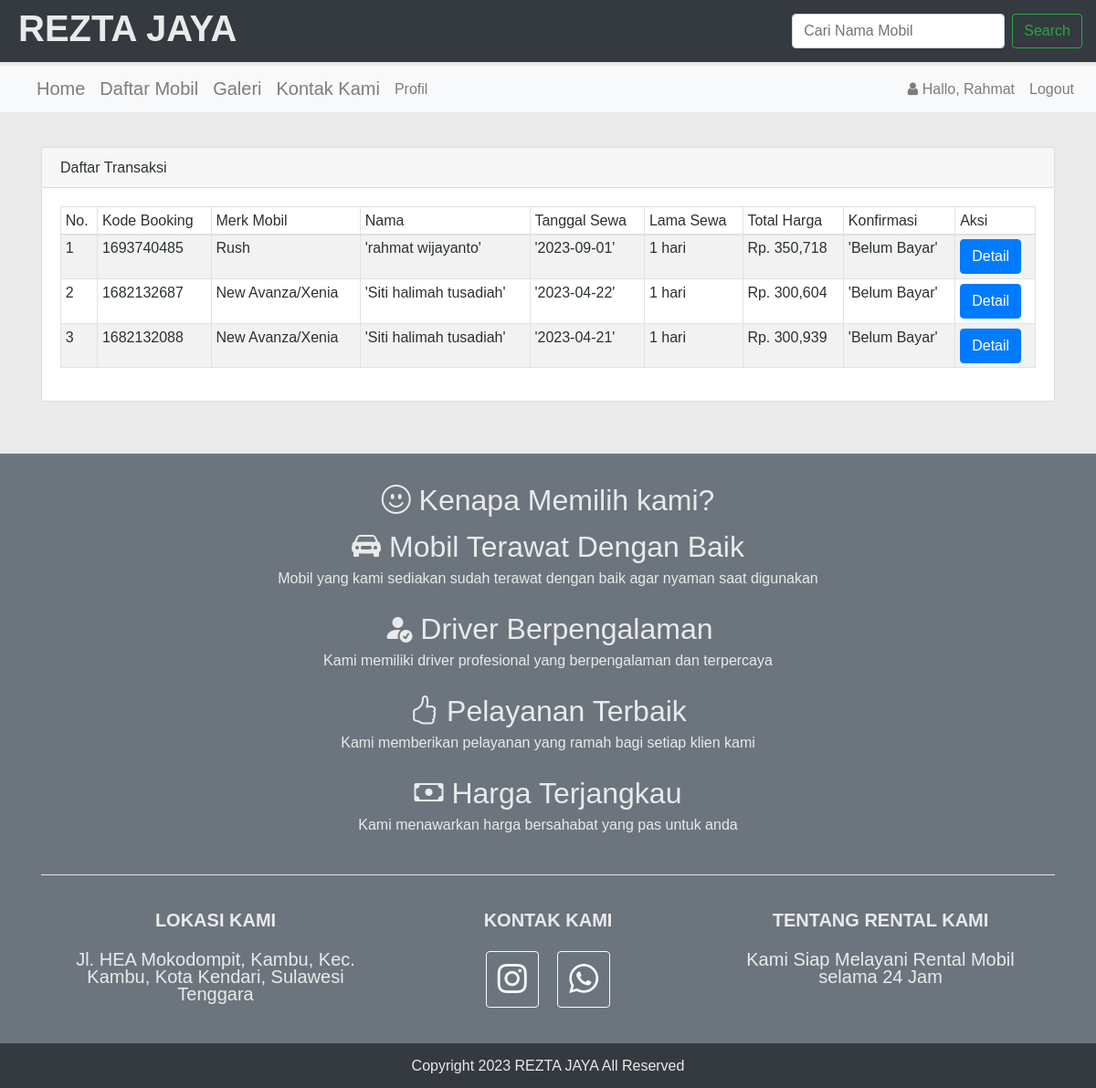
Screenshot of /history.php (signed in) with the database file from the repository.
### tables this page shows
CREATE TABLE `infoweb` (
  `id` int(11) NOT NULL,
  `nama_rental` varchar(255) DEFAULT NULL,
  `telp` varchar(15) DEFAULT NULL,
  `alamat` text DEFAULT NULL,
  `email` varchar(255) DEFAULT NULL,
  `no_rek` text DEFAULT NULL,
  `updated_at` timestamp NOT NULL DEFAULT current_timestamp()
);

CREATE TABLE `booking` (
  `id_booking` int(11) NOT NULL,
  `kode_booking` varchar(255) NOT NULL,
  `id_login` int(11) NOT NULL,
  `id_mobil` int(11) NOT NULL,
  `ktp` varchar(255) NOT NULL,
  `nama` varchar(255) NOT NULL,
  `alamat` varchar(255) NOT NULL,
  `no_tlp` varchar(15) NOT NULL,
  `tanggal` varchar(255) NOT NULL,
  `lama_sewa` int(11) NOT NULL,
  `total_harga` int(11) NOT NULL,
  `konfirmasi_pembayaran` varchar(255) NOT NULL,
  `tgl_input` varchar(255) NOT NULL
);

CREATE TABLE `mobil` (
  `id_mobil` int(11) NOT NULL,
  `merk` varchar(255) NOT NULL,
  `harga` int(255) NOT NULL,
  `deskripsi` varchar(255) NOT NULL,
  `status` varchar(255) NOT NULL,
  `gambar` text NOT NULL
);

### koneksi/koneksi.php (called while the page is built, shortened)
<?php
    $user = 'u1593493_reztajy';
    $pass = 'Kolono12@';
    $koneksi = new PDO("mysql:host=localhost;dbname=u1593493_reztajy", $user,$pass);
    $url = "http://reztajaya.com/";
    $sql_web = "SELECT * FROM infoweb WHERE id = 1";
    $row_web = $koneksi->prepare($sql_web);
    $row_web->execute();
    $info_web = $row_web->fetch(PDO::FETCH_OBJ);
?>

### history.php (the view, shortened to what this page needs)
<?php
    require 'koneksi/koneksi.php';
    include 'header.php';
    $hasil = $koneksi->query("SELECT mobil.merk, booking.* FROM booking JOIN mobil ON
    booking.id_mobil=mobil.id_mobil ORDER BY id_booking DESC")->fetchAll();
?>
<br>
<br>
<div class="container">
<div class="row">
    <div class="col-sm-12">
         <div class="card">
            <div class="card-header">
                Daftar Transaksi
            </div>
            <div class="card-body">
                <table class="table table-striped table-bordered table-sm">
                    <thead>
                        <tr>
                            <th>No. </th>
                            <th>Kode Booking</th>
                            <th>Merk Mobil</th>
                            <th>Nama </th>
                            <th>Tanggal Sewa </th>
                            <th>Lama Sewa </th>
                            <th>Total Harga</th>
                            <th>Konfirmasi</th>
                            <th>Aksi</th>
                        </tr>
                    </thead>
                    <tbody>
                        <?php  $no=1; foreach($hasil as $isi){?>
                        <tr>
                            <td><?php echo $no;?></td>
                            <td><?= $isi['kode_booking'];?></td>
                            <td><?= $isi['merk'];?></td>
                            <td><?= $isi['nama'];?></td>
                            <td><?= $isi['tanggal'];?></td>
                            <td><?= $isi['lama_sewa'];?> hari</td>
                            <td>Rp. <?= number_format($isi['total_harga']);?></td>
                            <td><?= $isi['konfirmasi_pembayaran'];?></td>
                            <td>
                                <a class="btn btn-primary" href="bayar.php?id=<?= $isi['kode_booking'];?>"
                                role="button">Detail</a>
                            </td>
                        </tr>
                        <?php $no++;}?>
                    </tbody>
                </table>
           </div>
         </div>
    </div>
</div>
</div>
<br>
<br>
<br>
<?php include 'footer.php';?>

### header.php (shortened to what this page needs)
<!doctype html>
<html lang="en">
  <head>
    <link rel="stylesheet" href="assets/css/bootstrap.css" >
    <link rel="stylesheet" href="assets/css/font-awesome.css" >
    <link rel="stylesheet" href="cssku/style.css">
  <path d="M2.146 2.854a.5.5 0 1 1 .708-.708L8 7.293l5.146-5.147a.5.5 0 0 1 .708.708L8.707 8l5.147 5.146a.5.5 0 0 1-.708.708L8 8.707l-5.146 5.147a.5.5 0 0 1-.708-.708L7.293 8 2.146 2.854Z"/>
<link rel="stylesheet" href="https://cdn.jsdelivr.net/npm/bootstrap-icons@1.10.3/font/bootstrap-icons.css">
  </head>
  <body>
        <div class="header">
            <div class="nama_rental">
                <h2><?= $info_web->nama_rental;?></h2>
            </div>
            <div class="searching">
                <form class="form-inline" method="get" action="blog.php">
                    <input class="form-control mr-sm-2" type="search" name="cari" placeholder="Cari Nama Mobil" aria-label="Search">
                    <button class="btn btn-outline-success my-2 my-sm-0" type="submit">Search</button>
                </form>
            </div>
        </div>
    <nav class="navbar navbar-expand-lg navbar-light bg-light">
        <div class="collapse navbar-collapse" id="navbarTogglerDemo01">
            <ul class="navbar-nav mr-auto mt-2 mt-lg-0">
                <li>
                    <a class="nav-link" href="index.php" style="font-size: 20px;">Home <span class="sr-only">(current)</span></a>
                </li>
                <li>
                    <a class="nav-link" href="blog.php" style="font-size: 20px;">Daftar Mobil</a>
                </li>
                <li>
                    <a class="nav-link" href="galeri.php" style="font-size: 20px;">Galeri</a>
                </li>
                <li>
                    <a class="nav-link" href="kontak.php" style="font-size: 20px;">Kontak Kami</a>
                </li>
            <?php if(!empty($_SESSION['USER'])){?>
                <li>
                    <a class="nav-link" href="profil.php">Profil</a>
                </li>
            <?php }?>
            </ul>
            <?php if(!empty($_SESSION['USER'])){?>
            <ul class="navbar-nav my-2 my-lg-0">
                <li class="nav-item">
                    <a class="nav-link" href="#">
                        <i class="fa fa-user"> </i> Hallo, <?php echo $_SESSION['USER']['nama_pengguna'];?>
                    </a>
                </li>
                <li class="nav-item">
                    <a class="nav-link" onclick="return confirm('Apakah anda ingin logout ?');" href="<?php echo $url;?>admin/logout.php">Logout</a>
                </li>
            </ul>
            <?php }?>
        </div>
    </nav>

### footer.php (shortened to what this page needs)
        <footer class="footer1" style="background-color: #6c757d;padding: 15px;">
            <div class="container" style="text-align:center;color:#eaeaea;">
                <br>
                <div>
                    <i class="bi bi-emoji-smile fa-2x" style="line-height: 30px;"> Kenapa Memilih kami?</i>
                    <br>
                    <br>
                      <i class="bi bi-car-front-fill fa-2x" style="line-height: 30px;"> Mobil Terawat Dengan Baik</i>
                      <br>
                      <p style="margin: 10px;">Mobil yang kami sediakan sudah terawat dengan baik agar nyaman saat digunakan</p>
                      <br>
                      <i class="bi bi-person-fill-check fa-2x" style="line-height: 30px;"> Driver Berpengalaman</i>
                      <p style="margin: 10px;">Kami memiliki driver profesional yang berpengalaman dan terpercaya</p>
                      <br>
                      <i class="bi bi-hand-thumbs-up fa-2x" style="line-height: 30px;"> Pelayanan Terbaik</i>
                      <p style="margin: 10px;">Kami memberikan pelayanan yang ramah bagi setiap klien kami</p>
                      <br>
                      <i class="bi bi-cash fa-2x" style="line-height: 30px;"> Harga Terjangkau</i>
                      <p style="margin: 10px;">Kami menawarkan harga bersahabat yang pas untuk anda</p>
                </div>
                <br>
                <hr color="white">
                <div class="row sm-4 p-4">
                    <div class="col-lg-4 mb-5 mb-lg-0">
                        <h4 class="text-uppercase mb-4" style="font-weight:bold;font-size:20px;">Lokasi Kami</h4>
                        <p class="lead mb-0">
                          <?= $info_web->alamat;?>
                        </p>
                    </div>
                    <div class="col-lg-4 mb-5 mb-lg-0">
                        <h4 class="text-uppercase mb-4" style="font-weight:bold;font-size:20px;">Kontak Kami</h4>
                        <a class="btn btn-outline-light btn-social mx-2" href="https://www.instagram.com/reztajayarentcar/"><i class="bi bi-instagram fa-2x"></i></a>
                        <a class="btn btn-outline-light btn-social mx-2" href="https://api.whatsapp.com/send?phone=6285346066644"><i class="bi bi-whatsapp fa-2x"></i></a>
                    </div>
                    <div class="col-lg-4">
                        <h4 class="text-uppercase mb-4" style="font-weight:bold;font-size:20px;">Tentang Rental Kami</h4>
                        <p class="lead mb-0" >
                            Kami Siap Melayani Rental Mobil selama 24 Jam
                        </p>
                    </div>
                </div>
            </div>
        </footer>
      <div class="footer">
        <p>Copyright <?= date('Y');?> <?= $info_web->nama_rental;?> All Reserved</p>
      </div>
  </body>
</html>

### cssku/style.css (style rules this page uses)
html, body, div, span, applet, object, iframe, h1, h2, h3, h4, h5, h6, p, blockquote, pre, a, abbr, acronym, address, big, cite, code, del, dfn, em, img, ins, kbd, q, s, samp, small, strike, strong, sub, sup, tt, var, b, u, i, center, dl, dt, dd, ol, ul, li, fieldset, form, label, legend, table, caption, tbody, tfoot, thead, tr, th, td, article, aside, canvas, details, embed, figure, figcaption, footer, header, hgroup, menu, nav, output, ruby, section, summary, time, mark, audio, video { margin: 0; padding: 0; border: 0; font-size: 100%; font: inherit; vertical-align: baseline; }
article, aside, details, figcaption, figure, footer, header, hgroup, menu, nav, section { display: block; }
body { line-height: 1; }
ol, ul { list-style: none; }
table { border-collapse: collapse; border-spacing: 0; }
body { background-color: #eaeaea; font: 16px/19px arial, sans-serif; color: #2a3132; }
.header { display: inline-block; padding: 15px; width: 100%; background-color: #343a40; }
.header .searching { float: right; }
.header .nama_rental { color: #eaeaea; font-size: 40px; font-weight: bold; float: left; margin: 5px; padding-top: 2px; }
.searching { display: inline-block; }
.footer1 { background-color: #6c757d; padding: 15px; }
.footer1 div { text-align: center; color: #eaeaea; }
.footer { background-color: #343a40; padding: 15px; }
.footer p { text-align: center; color: #eaeaea; }

### rows the page displays
infoweb: nama_rental "REZTA JAYA", alamat "Jl. HEA Mokodompit, Kambu, Kec. Kambu, Kota Kendari, Sulawesi Tenggara"
booking: kode_booking "1693740485", id_mobil.merk "Rush", nama "'rahmat wijayanto'", tanggal "'2023-09-01'", lama_sewa "1", total_harga "350,718", konfirmasi_pembayaran "'Belum Bayar'"
booking: kode_booking "1682132687", id_mobil.merk "New Avanza/Xenia", nama "'Siti halimah tusadiah'", tanggal "'2023-04-22'", lama_sewa "1", total_harga "300,604", konfirmasi_pembayaran "'Belum Bayar'"
booking: kode_booking "1682132088", id_mobil.merk "New Avanza/Xenia", nama "'Siti halimah tusadiah'", tanggal "'2023-04-21'", lama_sewa "1", total_harga "300,939", konfirmasi_pembayaran "'Belum Bayar'"

### other values shown
$_SESSION['USER']['nama_pengguna'] "Rahmat"
